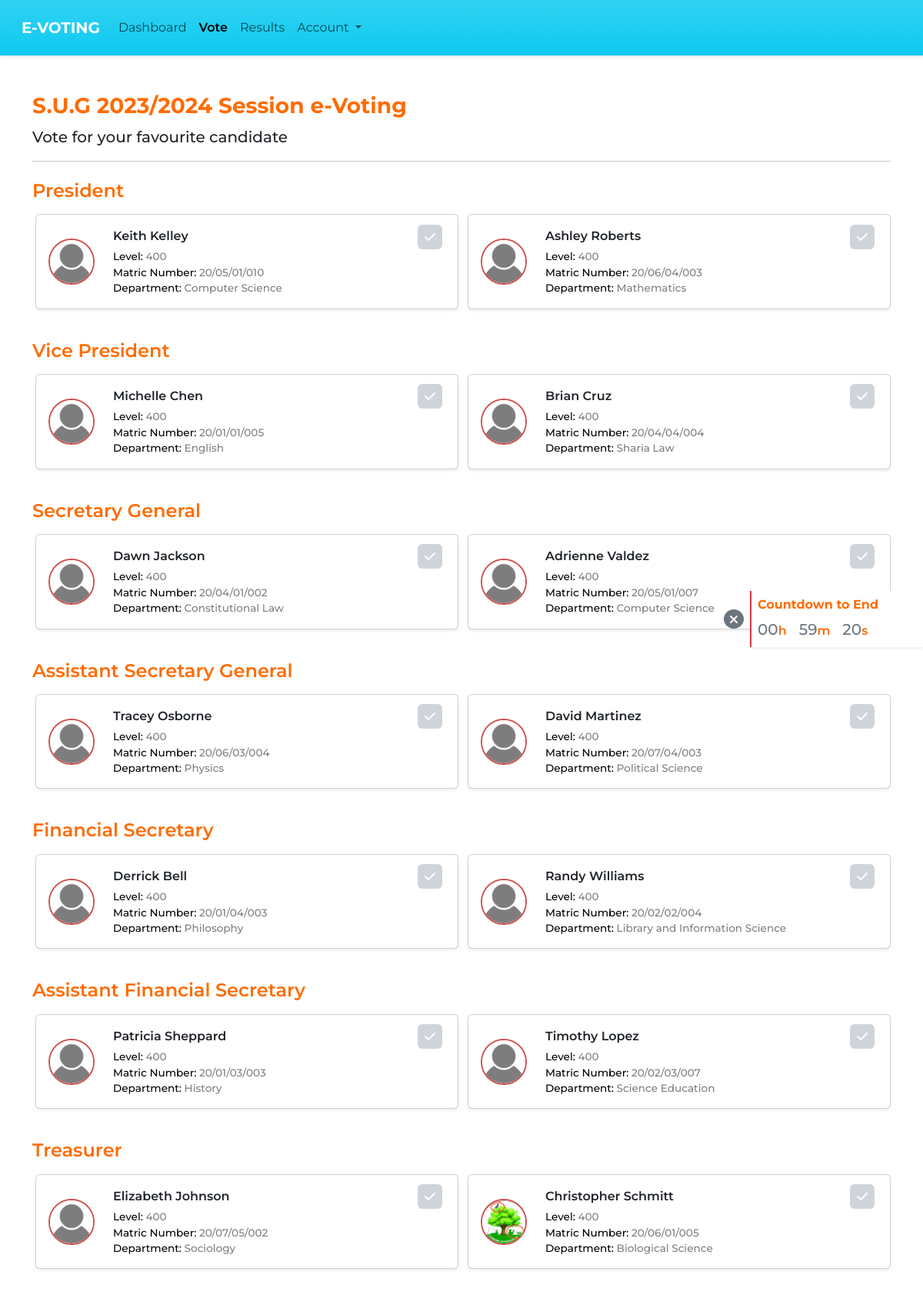
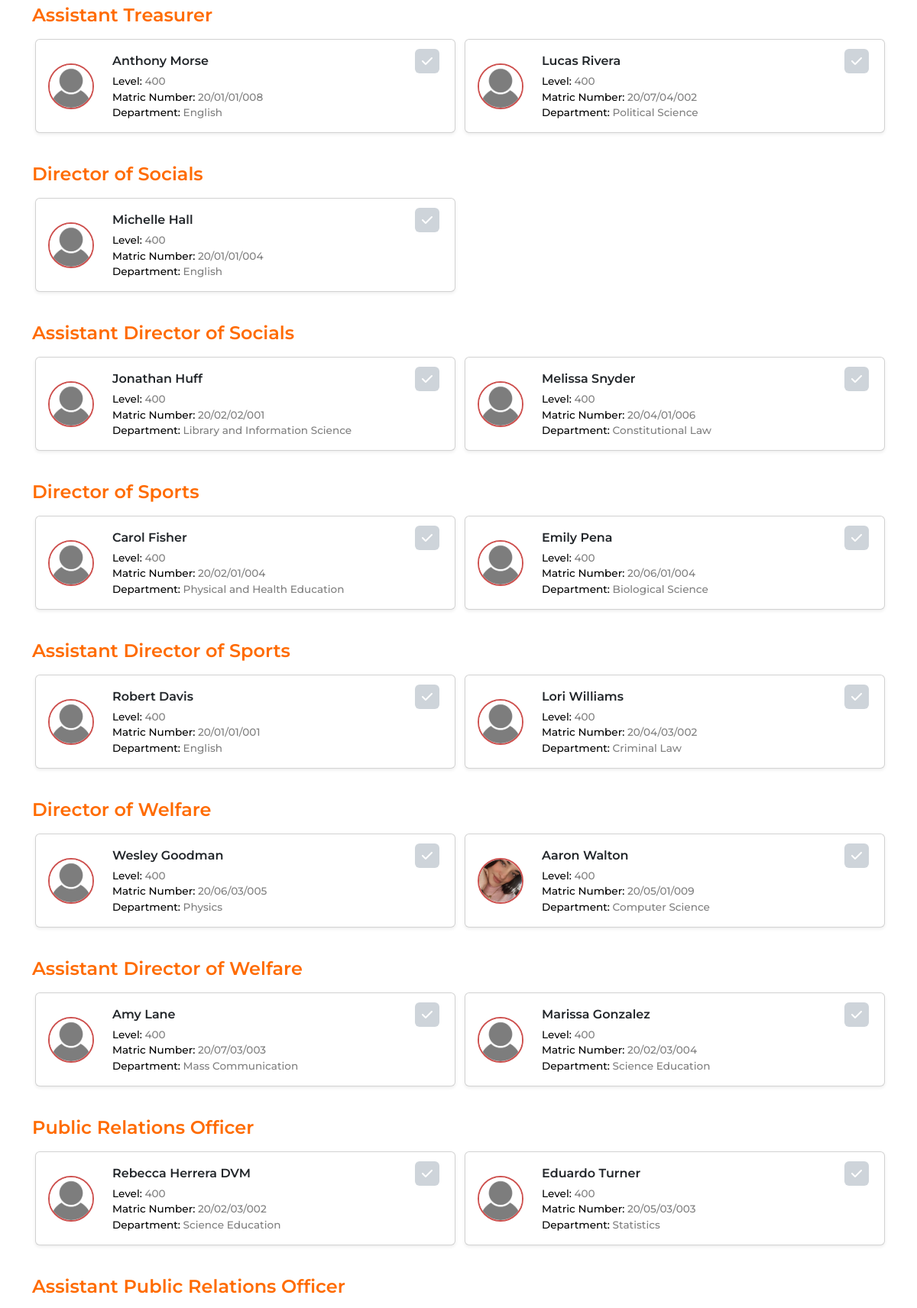
Page /v/aaron.walton/vote/ (signed in, upper part) on the committed database (2 pictures, top to bottom).
### voteapp/models.py (models this page shows, shortened)
class Position(models.Model):
    id = models.UUIDField(primary_key=True, default=uuid.uuid4, editable=False)
    title = models.CharField(max_length=40, unique=True, blank=False, null=False)
    slug = models.SlugField(blank=True, null=True)
    total_vote = models.IntegerField(default=0)
    voters = models.ManyToManyField(settings.AUTH_USER_MODEL, blank=True)
    asociate_number = models.CharField(max_length=3, blank=True, null=True, default="--")

class AspirantListStudent(models.Model):
    id = models.UUIDField(primary_key=True, default=uuid.uuid4, editable=False)
    matric_number = models.CharField(max_length=40, blank=False, null=False)
    user = models.OneToOneField(settings.AUTH_USER_MODEL, on_delete=models.CASCADE, related_name='aspirant', null=True, blank=True, default=None)
    student = models.ForeignKey(Student, on_delete=models.CASCADE, related_name='aspirant_student')
    position = models.ForeignKey(Position, on_delete=models.CASCADE, related_name="aspirant_position")
    total_vote = models.IntegerField(default=0)
    student_voters = models.ManyToManyField(settings.AUTH_USER_MODEL, blank=True)

### accounts/models.py (models this page shows, shortened)
class Account(AbstractBaseUser, PermissionsMixin):
    id = models.UUIDField(primary_key=True, default=uuid.uuid4, unique=True, editable=False)
    email = models.EmailField(_('email address'), unique=True)
    username = models.CharField(_('username'), max_length=150, unique=True)
    matric_number = models.CharField(_('matric number'), max_length=20, blank=True, null=True)
    date_joined = models.DateTimeField(_('date joined'), auto_now_add=True)
    is_active = models.BooleanField(_('active'), default=True)
    is_staff = models.BooleanField(_('staff status'), default=False)
    profile_image = models.ImageField(upload_to=get_profile_image_filepath, default=get_profile_image, blank=True, null=True)
    is_student = models.BooleanField(default=False)
    is_candidate = models.BooleanField(default=False)
    objects = MyAccountManager()
    USERNAME_FIELD = 'email'
    REQUIRED_FIELDS = ['username']
    def get_profile_image_filepath(self):
        return str(self.profile_image)[str(self.profile_image).index('profile_images/' + str(self.pk) + "/"):]
    class Meta:
        verbose_name = _('account')
        verbose_name_plural = _('accounts')

### students/models.py (models this page shows, shortened)
class Student(models.Model):
    LEVEL_CHOICES = [
        ('100', '100 Level'),
        ('200', '200 Level'),
        ('300', '300 Level'),
        ('400', '400 Level'),
        ('500', '500 Level'),
    ]
    GENDER_CHOICES = [
        ('M', 'Male'),
        ('F', 'Female'),
    ]
    RELIGION_CHOICES = [
        ("CHRISTIANITY", 'Christianity'),
        ("ISLAM", 'Islam'),
        ("OTHER", 'Other'),
    ]
    id = models.UUIDField(primary_key=True, default=uuid.uuid4, editable=False)
    fullname = models.CharField(max_length=100)
    email = models.EmailField(unique=True)
    religion = models.CharField(max_length=20, choices=RELIGION_CHOICES)
    gender = models.CharField(max_length=10, blank=False, null=False, choices=GENDER_CHOICES)
    student_id = models.CharField(max_length=3, db_index=True, editable=False)
    matric_number = models.CharField(max_length=20, unique=True, editable=False)
    level = models.CharField(max_length=50, choices=LEVEL_CHOICES)
    faculty = models.ForeignKey(Faculty, on_delete=models.CASCADE)
    department = models.ForeignKey(Department, on_delete=models.CASCADE)
    year_of_admission = models.DateField()
    profile = models.ImageField(upload_to='student_profiles/', blank=True, null=True)
    user = models.OneToOneField(settings.AUTH_USER_MODEL, on_delete=models.SET_NULL, null=True, blank=True)

class Department(models.Model):
    department_code = models.CharField(max_length=2)
    department_name = models.CharField(max_length=50, unique=True)
    faculty = models.ForeignKey(Faculty, on_delete=models.CASCADE)
    def __str__(self):
        return f"{self.department_name}"

### voteapp/views.py (the view)
# urls.py: path('<user_username>/vote/', views.vote_view, name='vote'),
def vote_view(request, *args, **kwargs):
    context = {}
    if not request.user.is_authenticated:
        return redirect('login')
    username = kwargs.get('user_username')
    account = get_object_or_404(Account, username=username)
    if account != request.user:
        return HttpResponse('You are not the authenticated user')
    if request.user.is_staff:
        return redirect('admin:index')
    context = election_view(request)
    positions_with_candidates = get_positions_with_candidates()
    context['positions_with_candidates'] = positions_with_candidates
    voting_status = check_voting_status(request.user.id)
    context['voting_status'] = voting_status
    return render(request, 'voteapp/vote.html', context)

### voteapp/utils.py (called while the page is built)
def check_voting_status(user_id):
    aspirants = AspirantListStudent.objects.all()
    for aspirant in aspirants:
        if aspirant.student_voters.filter(id=user_id).exists():
            return True
    return False

def get_positions_with_candidates():
    positions = Position.objects.all().order_by('asociate_number')
    positions_with_candidates = []
    for position in positions:
        candidates_exist = AspirantListStudent.objects.filter(position=position).exists()
        if candidates_exist:
            candidates = AspirantListStudent.objects.filter(position=position)
            positions_with_candidates.append({'position': position, 'candidates': candidates})
    return positions_with_candidates

### voteapp/templates/voteapp/vote.html (shortened to what this page needs)
{% extends 'base.html' %}
{% load static %}
{% block countdown %}
    {% include 'snippets/countdown_set.html' %}
{% endblock countdown %}
{% block content %}
    <div class="mt-5">
        <section class="mt-4">
            <h5 class="fs-3 fw-bold mb-2 text-pc" style="">S.U.G 2023/2024 Session e-Voting</h5>
            <p class="fs-5 fw-medium mb-2">Vote for your favourite candidate</p>
            <hr>
        </section>
        <section class="mt-4">
            {% if election_status == 'ongoing' %}
                {% if voting_status %}
                <div class="alert alert-primary py-4">
                    <p class="mb-0 mt-0 fs-6 fw-medium">You've already cast your vote</p>
                    <a href="{% url 'result' user_username=request.user.username %}" class="btn btn-primary mt-4">View Result</a>
                </div>
                {% else %}
                <form id="votingForm" method="post">
                    <ol class="candidate-container-vote">
                        {% for item in positions_with_candidates %}
                            <li class="mb-4">
                                <h4 class="fw-semibold mb-3 text-pc" style="">{{item.position.title}}</h4>
                                <div class="row">
                                    {% for candidate in item.candidates  %}
                                        <div class="form-check col-12 col-md-6 col-lg-6 mb-3">
                                            <div class="card border-1 shadow-sm">
                                                <div class="card-body">
                                                    <div class="candidate-vote-details d-flex flex-column flex-sm-row align-items-start align-items-sm-center gap-sm-3 gap-md-3 gap-lg-4">
                                                        <div class="vote-img">
                                                            <img src="{{candidate.user.profile_image.url}}" class="card-img-top " alt="Candidate 1">
                                                        </div>
                                                        <div class="candidate-info">
                                                            <label class="form-check-label card-title fw-semibold fs-6 mb-0 mb-md-1" for="cand{{candidate.id}}">{{candidate.student.fullname}}</label>
                                                            <p class="text-black fw-medium fs-custom">Level: <span class="text-black-50">{{candidate.student.level}}</span></p>
                                                            <p class="text-black fw-medium fs-custom">Matric Number: <span class="text-black-50">{{candidate.student.matric_number}}</span></p>
                                                            <p class="text-black fw-medium fs-custom">Department: <span class="text-black-50">{{candidate.student.department}}</span></p>
                                                        </div>
                                                    </div>
                                                    <span class="vote-icons">
                                                        <i class="fa fa-check rounded p-2 bg-dark-subtle text-white"></i>
                                                    </span>
                                                </div>
                                            </div>
                                        </div>
                                    {% endfor %}
                                </div>
                            </li>
                        {% endfor %}
                    </ol>
                </form>
                {% endif %}
            {% endif %}
        </section>
    </div>
{% endblock content %}

### templates/base.html (shortened to what this page needs)
{% load static %}
<!DOCTYPE html>
<html lang="en">
<head>
    <link rel="stylesheet" href="{% static 'css/style.css' %}">
    <link href="https://cdn.jsdelivr.net/npm/bootstrap@5.3.2/dist/css/bootstrap.min.css" rel="stylesheet">
    <link rel="stylesheet" href="https://cdn.jsdelivr.net/npm/bootstrap-icons@1.11.1/font/bootstrap-icons.css">
    <link rel="stylesheet" href="https://cdnjs.cloudflare.com/ajax/libs/font-awesome/6.5.1/css/all.min.css" />
    <link href="{% static 'cropperjs/dist/cropper.min.css' %}" rel="stylesheet" />
</head>
<body>
    {% include 'snippets/header.html' %}
    {% block countdown %}
    {% endblock countdown %}
    <main class="container-fluid">
        <div class="container">
            {% block content %}
            {% endblock content %}
        </div>
    </main>
</body>
</html>

### templates/snippets/header.html (shortened to what this page needs)
<header class="px-3 py-2 shadow-sm border-bottom bg-info bg-gradient sticky-top">
    <nav class="navbar navbar-expand-lg ">
        <div class="container-fluid">
                <a class="navbar-brand text-white fw-bold" href="{% url 'index' %}">E-VOTING</a>
                <div class="collapse navbar-collapse M" id="navbarNavDropdown">
                    <ul class="navbar-nav">
                        {% if request.user.is_authenticated %}
                            <li class="nav-item">
                                <a class="nav-link {% if 'dashboard' in request.path %}active fw-semibold{% endif %}" href="{% url 'dashboard' user_username=request.user.username %}">Dashboard</a>
                            </li>
                            <li class="nav-item">
                                <a class="nav-link {% if 'vote' in request.path %}active fw-semibold{% endif %}" href="{% url 'vote' user_username=request.user.username %}">Vote</a>
                            </li>
                            <li class="nav-item">
                                <a class="nav-link {% if 'result' in request.path %}active fw-semibold{% endif %}" href="{% url 'result' user_username=request.user.username %}">Results</a>
                            </li>
                            <li class="nav-item dropdown">
                                <a class="nav-link dropdown-toggle {% if 'profile' in request.path %}active fw-semibold{% endif %}" href="#" role="button" data-bs-toggle="dropdown" aria-expanded="false">
                                  Account
                                </a>
                              </li>
                        {% endif %}
                    </ul>
                </div>
        </div>
    </nav>
</header>

### templates/snippets/countdown_set.html (shortened to what this page needs)
<div class="countdown-container">
    <div class="countdown-element d-flex gap-2 align-items-center">
        {% if election_status == 'ongoing' %}
        <button id="toggleCountdownBtn" class="btn btn-secondary rounded-circle">
            <i id="toggleIcon" class="fas fa-times"></i>
        </button>
        <div class="countdown-content bg-white border-start border-2 border-danger shadow-sm ps-2 p-2" style="width: 225px !important;">
            <h5 class="fs-6 fw-bold mb-2 text-pc">Countdown to End</h5>
            <div class="d-flex gap-3" id="election-to-start">
                <p class="fw-medium text-pc fs-6 fw-semibold mb-0">
                    <span id="hours-end" class="text-secondary fw-medium fs-5"></span>h
                </p>
                <p class="fw-medium text-pc fs-6 fw-semibold mb-0">
                    <span id="minutes-end" class="text-secondary fw-medium fs-5"></span>m
                </p>
                <p class="fw-medium text-pc fs-6 fw-semibold mb-0">
                    <span id="seconds-end" class="text-secondary fw-medium fs-5"></span>s
                </p>
            </div>
            </div>
        {% endif %}
    </div>
</div>

### static/css/style.css (style rules this page uses)
main { min-height: 100vh; }
html, * { font-family: 'Montserrat', sans-serif; box-sizing: border-box; }
:root { --color: #ce504e }
.text-pc { color: #ff6b00 !important; }
.countdown-container { position: fixed; top: 15%; right: 0%; z-index: 1500; }
.countdown-element { animation: show-in 1s linear; }
#toggleCountdownBtn { width: 25px !important; height: 25px !important; display: flex; align-items: center; justify-content: center; }
.candidate-container-vote img { width: 60px; height: 60px; border-radius: 50%; object-fit: cover; border: 2px solid var(--color); }
.candidate-container-vote { list-style-type: none; padding-left: 0 !important; }
.candidate-container-vote .form-check { padding-left: 0 !important; }
.candidate-container-vote .row { padding-left: 1rem; }
.candidate-container-vote .row .card .card-body { position: relative; }
.candidate-container-vote .vote-icons { position: absolute; right: 20px; top: 10%; }
.candidate-container-vote .vote-icons i { width: 32px; height: 32px; display: flex; align-items: center; justify-content: center; cursor: pointer; }
.fs-custom { font-size: .85rem; margin-top: 0 !important; margin-bottom: 0 !important; }

### rows in the picture
Position: position "President"
AspirantListStudent: user.profile_image (picture), student.fullname "Keith Kelley", student.level "400", student.matric_number "20/05/01/010", student.department "Computer Science"
AspirantListStudent: user.profile_image (picture), student.fullname "Ashley Roberts", student.level "400", student.matric_number "20/06/04/003", student.department "Mathematics"
Position: position "Vice President"
AspirantListStudent: user.profile_image (picture), student.fullname "Michelle Chen", student.level "400", student.matric_number "20/01/01/005", student.department "English"
AspirantListStudent: user.profile_image (picture), student.fullname "Brian Cruz", student.level "400", student.matric_number "20/04/04/004", student.department "Sharia Law"
Position: position "Secretary General"
AspirantListStudent: user.profile_image (picture), student.fullname "Dawn Jackson", student.level "400", student.matric_number "20/04/01/002", student.department "Constitutional Law"
AspirantListStudent: user.profile_image (picture), student.fullname "Adrienne Valdez", student.level "400", student.matric_number "20/05/01/007", student.department "Computer Science"
Position: position "Assistant Secretary General"
AspirantListStudent: user.profile_image (picture), student.fullname "Tracey Osborne", student.level "400", student.matric_number "20/06/03/004", student.department "Physics"
AspirantListStudent: user.profile_image (picture), student.fullname "David Martinez", student.level "400", student.matric_number "20/07/04/003", student.department "Political Science"
Position: position "Financial Secretary"
AspirantListStudent: user.profile_image (picture), student.fullname "Derrick Bell", student.level "400", student.matric_number "20/01/04/003", student.department "Philosophy"
AspirantListStudent: user.profile_image (picture), student.fullname "Randy Williams", student.level "400", student.matric_number "20/02/02/004", student.department "Library and Information Science"
Position: position "Assistant Financial Secretary"
AspirantListStudent: user.profile_image (picture), student.fullname "Patricia Sheppard", student.level "400", student.matric_number "20/01/03/003", student.department "History"
AspirantListStudent: user.profile_image (picture), student.fullname "Timothy Lopez", student.level "400", student.matric_number "20/02/03/007", student.department "Science Education"
Position: position "Treasurer"
AspirantListStudent: user.profile_image (picture), student.fullname "Elizabeth Johnson", student.level "400", student.matric_number "20/07/05/002", student.department "Sociology"
AspirantListStudent: user.profile_image (picture), student.fullname "Christopher Schmitt", student.level "400", student.matric_number "20/06/01/005", student.department "Biological Science"
Position: position "Assistant Treasurer"
AspirantListStudent: user.profile_image (picture), student.fullname "Anthony Morse", student.level "400", student.matric_number "20/01/01/008", student.department "English"
AspirantListStudent: user.profile_image (picture), student.fullname "Lucas Rivera", student.level "400", student.matric_number "20/07/04/002", student.department "Political Science"
Position: position "Director of Socials"
AspirantListStudent: user.profile_image (picture), student.fullname "Michelle Hall", student.level "400", student.matric_number "20/01/01/004", student.department "English"
Position: position "Assistant Director of Socials"
AspirantListStudent: user.profile_image (picture), student.fullname "Jonathan Huff", student.level "400", student.matric_number "20/02/02/001", student.department "Library and Information Science"
AspirantListStudent: user.profile_image (picture), student.fullname "Melissa Snyder", student.level "400", student.matric_number "20/04/01/006", student.department "Constitutional Law"
Position: position "Director of Sports"
AspirantListStudent: user.profile_image (picture), student.fullname "Carol Fisher", student.level "400", student.matric_number "20/02/01/004", student.department "Physical and Health Education"
AspirantListStudent: user.profile_image (picture), student.fullname "Emily Pena", student.level "400", student.matric_number "20/06/01/004", student.department "Biological Science"
Position: position "Assistant Director of Sports"
AspirantListStudent: user.profile_image (picture), student.fullname "Robert Davis", student.level "400", student.matric_number "20/01/01/001", student.department "English"
AspirantListStudent: user.profile_image (picture), student.fullname "Lori Williams", student.level "400", student.matric_number "20/04/03/002", student.department "Criminal Law"
Position: position "Director of Welfare"
AspirantListStudent: user.profile_image (picture), student.fullname "Wesley Goodman", student.level "400", student.matric_number "20/06/03/005", student.department "Physics"
AspirantListStudent: user.profile_image (picture), student.fullname "Aaron Walton", student.level "400", student.matric_number "20/05/01/009", student.department "Computer Science"
Position: position "Assistant Director of Welfare"
AspirantListStudent: user.profile_image (picture), student.fullname "Amy Lane", student.level "400", student.matric_number "20/07/03/003", student.department "Mass Communication"
AspirantListStudent: user.profile_image (picture), student.fullname "Marissa Gonzalez", student.level "400", student.matric_number "20/02/03/004", student.department "Science Education"
Position: position "Public Relations Officer"
AspirantListStudent: user.profile_image (picture), student.fullname "Rebecca Herrera DVM", student.level "400", student.matric_number "20/02/03/002", student.department "Science Education"
AspirantListStudent: user.profile_image (picture), student.fullname "Eduardo Turner", student.level "400", student.matric_number "20/05/03/003", student.department "Statistics"
Position: position "Assistant Public Relations Officer"
